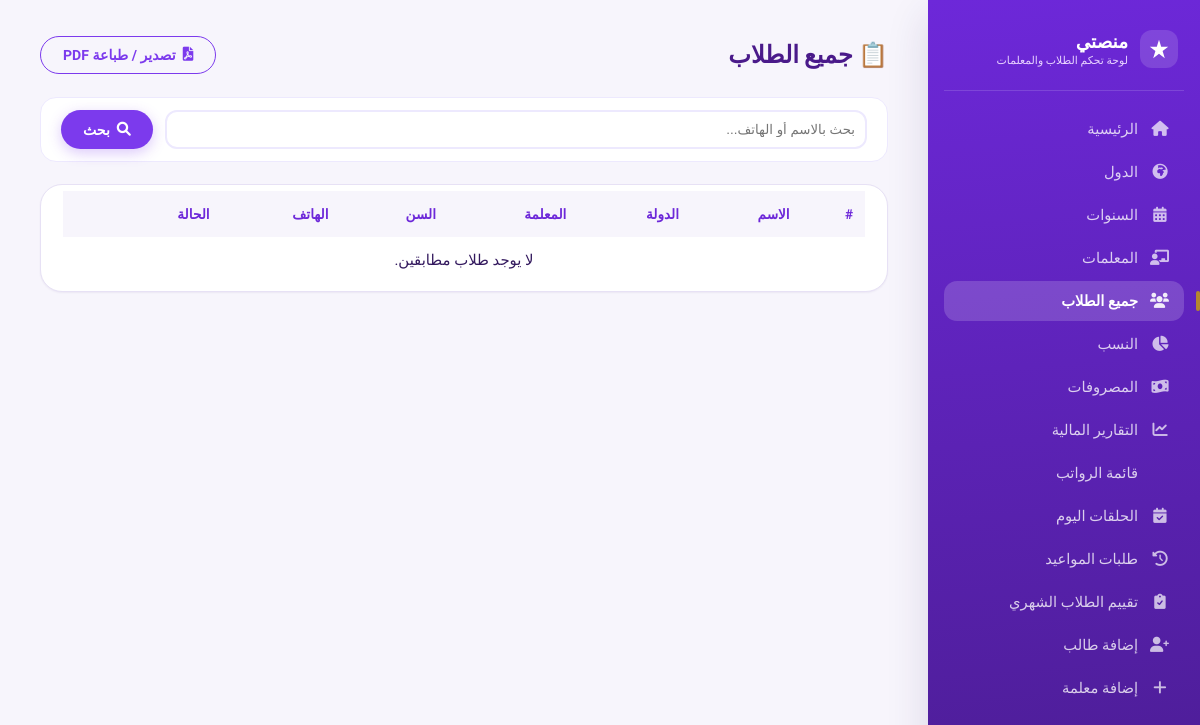
Page /all-students/ (signed in) on the earlier database version.
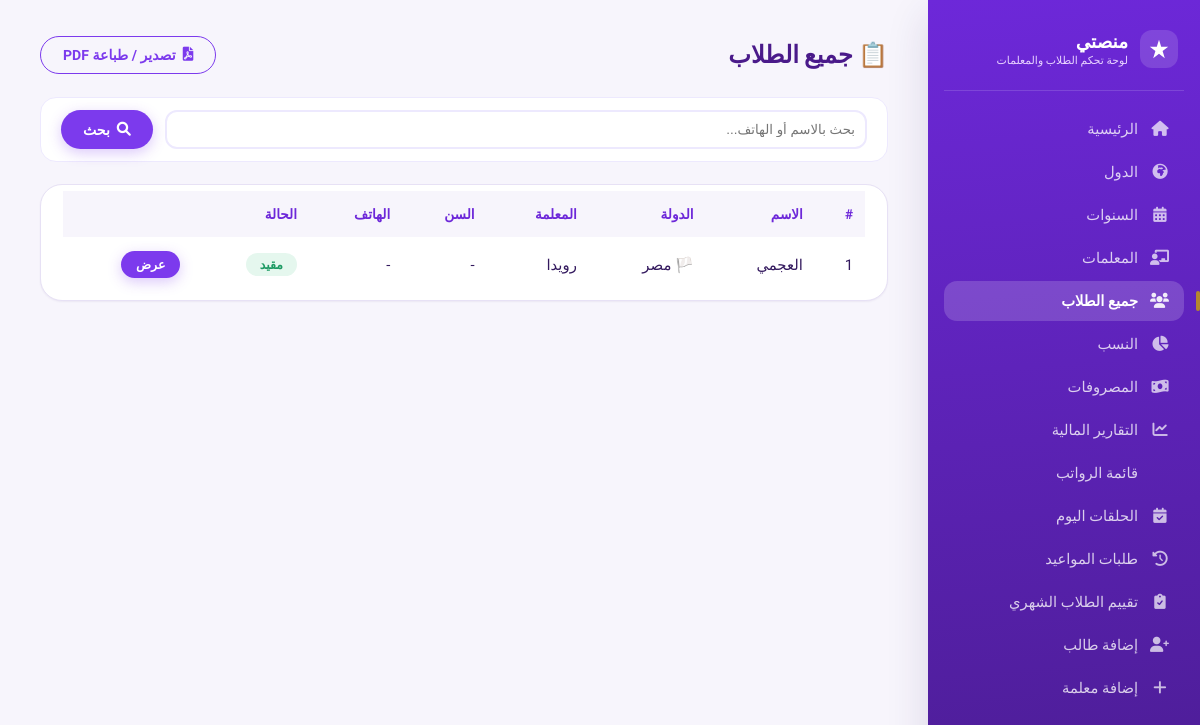
Same page on the later database version.
### core/models.py (models this page shows, shortened)
class Student(models.Model):
    STATUS_CHOICES = [('active', 'مقيد'), ('inactive', 'غير مقيد')]
    PAYMENT_STATUS_CHOICES = [('paid', 'مدفوع'), ('pending', 'مستحق'), ('overdue', 'متأخر')]
    ENROLLMENT_TYPE_CHOICES = [('new', 'طالب جديد'), ('existing', 'طالب مسجل من قبل')]
    SOURCE_CHOICES = [
        ('ad', 'إعلان'),
        ('referral', 'توصية'),
        ('website', 'الموقع'),
        ('social_media', 'سوشيال ميديا'),
        ('other', 'أخرى'),
    ]
    country = models.ForeignKey(Country, on_delete=models.CASCADE, related_name='students', verbose_name="الدولة")
    teacher = models.ForeignKey(Teacher, on_delete=models.SET_NULL, null=True, blank=True, related_name='students', verbose_name="المعلمة")
    name = models.CharField(max_length=255, verbose_name="اسم الطالب")
    age = models.PositiveIntegerField(null=True, blank=True, verbose_name="السن")
    phone = models.CharField(max_length=20, blank=True, null=True, verbose_name="رقم الهاتف")
    governorate = models.CharField(max_length=100, blank=True, null=True, verbose_name="المحافظة")
    package_name = models.CharField(max_length=100, blank=True, null=True, verbose_name="اسم الباقة")
    lessons_count = models.PositiveIntegerField(default=4, verbose_name="عدد الحلقات")
    subscription_fee = models.DecimalField(max_digits=10, decimal_places=2, default=0, verbose_name="قيمة الاشتراك")
    month = models.CharField(max_length=20, verbose_name="الشهر")
    start_date = models.DateField(default=timezone.now, verbose_name="تاريخ بداية الاشتراك")
    end_date = models.DateField(null=True, blank=True, verbose_name="تاريخ نهاية الاشتراك")
    last_payment_date = models.DateField(null=True, blank=True, verbose_name="آخر دفعة")
    payment_status = models.CharField(max_length=20, choices=PAYMENT_STATUS_CHOICES, default='pending', verbose_name="حالة الدفع")
    status = models.CharField(max_length=20, choices=STATUS_CHOICES, default='active', verbose_name="الحالة")
    notes = models.TextField(blank=True, null=True, verbose_name="ملاحظات عامة")
    join_date = models.DateField(default=timezone.now, verbose_name="تاريخ التسجيل")
    enrollment_type = models.CharField(
        max_length=20, choices=ENROLLMENT_TYPE_CHOICES, default='new',
        verbose_name="نوع التسجيل"
    )
    acquisition_source = models.CharField(
        max_length=20, choices=SOURCE_CHOICES, blank=True, null=True,
        verbose_name="مصدر الطالب (لو جديد)"
    )
    class Meta:
        verbose_name = "طالب"
        verbose_name_plural = "الطلاب"
        ordering = ['name']

class Country(models.Model):
    name = models.CharField(max_length=100, unique=True, verbose_name="اسم الدولة")
    flag_icon = models.CharField(max_length=50, default='🏳️', verbose_name="أيقونة العلم")
    is_active = models.BooleanField(default=True, verbose_name="نشط")
    class Meta:
        verbose_name = "دولة"
        verbose_name_plural = "الدول"
        ordering = ['name']

class Teacher(models.Model):
    name = models.CharField(max_length=255, verbose_name="اسم المعلمة")
    age = models.PositiveIntegerField(null=True, blank=True, verbose_name="السن")
    phone = models.CharField(max_length=20, blank=True, null=True, verbose_name="رقم الهاتف")
    whatsapp = models.CharField(max_length=20, blank=True, null=True, verbose_name="واتساب")
    governorate = models.CharField(max_length=100, blank=True, null=True, verbose_name="المحافظة")
    hire_date = models.DateField(null=True, blank=True, verbose_name="تاريخ بداية العمل")
    user = models.OneToOneField(
        settings.AUTH_USER_MODEL, null=True, blank=True,
        on_delete=models.SET_NULL, related_name='teacher_profile',
        verbose_name="حساب الدخول"
    )
    commission_percent = models.DecimalField(
        max_digits=5, decimal_places=2, default=60,
        verbose_name="نسبة المعلمة من الاشتراكات (%)"
    )
    fixed_salary = models.DecimalField(
        max_digits=10, decimal_places=2, null=True, blank=True,
        verbose_name="راتب مثبت (بدل النسبة)"
    )
    class Meta:
        verbose_name = "معلمة"
        verbose_name_plural = "المعلمات"
        ordering = ['name']

### core/views.py (the view)
# urls.py: path('all-students/', views.all_students, name='all_students'),
@staff_member_required
def all_students(request):
    students = Student.objects.select_related('country', 'teacher').all().order_by('name')
    q = request.GET.get('q', '').strip()
    if q:
        students = students.filter(Q(name__icontains=q) | Q(phone__icontains=q))
    return render(request, 'core/all_students.html', {'students': students})

### templates/core/all_students.html (shortened to what this page needs)
{% extends 'core/base.html' %}
{% block content %}
<div class="flex" style="justify-content: space-between; flex-wrap: wrap;">
    <h2 style="color:#4a1a8a;">📋 جميع الطلاب</h2>
    <button onclick="window.print()" class="btn btn-outline"><i class="fas fa-file-pdf"></i> تصدير / طباعة PDF</button>
</div>
<form method="GET" style="margin:20px 0;">
    <div style="display:flex; gap:12px; background:white; padding:12px 20px; border-radius:16px; border:1px solid #ede9fe;">
        <input type="text" name="q" placeholder="بحث بالاسم أو الهاتف..." value="{{ request.GET.q }}" style="flex:1; padding:10px; border-radius:12px; border:2px solid #ede9fe;">
        <button type="submit" class="btn btn-primary"><i class="fas fa-search"></i> بحث</button>
    </div>
</form>
<div class="table-container">
    <table>
        <thead><tr><th>#</th><th>الاسم</th><th>الدولة</th><th>المعلمة</th><th>السن</th><th>الهاتف</th><th>الحالة</th><th></th></tr></thead>
        <tbody>
            {% for student in students %}
            <tr class="{% if student.status == 'inactive' %}status-inactive-row{% endif %}">
                <td>{{ forloop.counter }}</td>
                <td>{{ student.name }}</td>
                <td>{{ student.country.flag_icon }} {{ student.country.name }}</td>
                <td>{{ student.teacher.name|default:"-" }}</td>
                <td>{{ student.age|default:"-" }}</td>
                <td>{{ student.phone|default:"-" }}</td>
                <td>{% if student.status == 'active' %}<span class="status-active">مقيد</span>{% else %}<span class="status-inactive">غير مقيد</span>{% endif %}</td>
                <td><a href="{% url 'student_detail' student.id %}" class="btn btn-primary btn-sm">عرض</a></td>
            </tr>
            {% empty %}
            <tr><td colspan="8" style="text-align:center;">لا يوجد طلاب مطابقين.</td></tr>
            {% endfor %}
        </tbody>
    </table>
</div>
{% endblock %}

Differences in the rows shown:
added Student: name "العجمي", country.flag_icon "🏳️", country.name "مصر", teacher.name "رويدا", age "-", phone "-", status "مقيد"
Other differences:
text no longer shown: "لا يوجد طلاب مطابقين."
